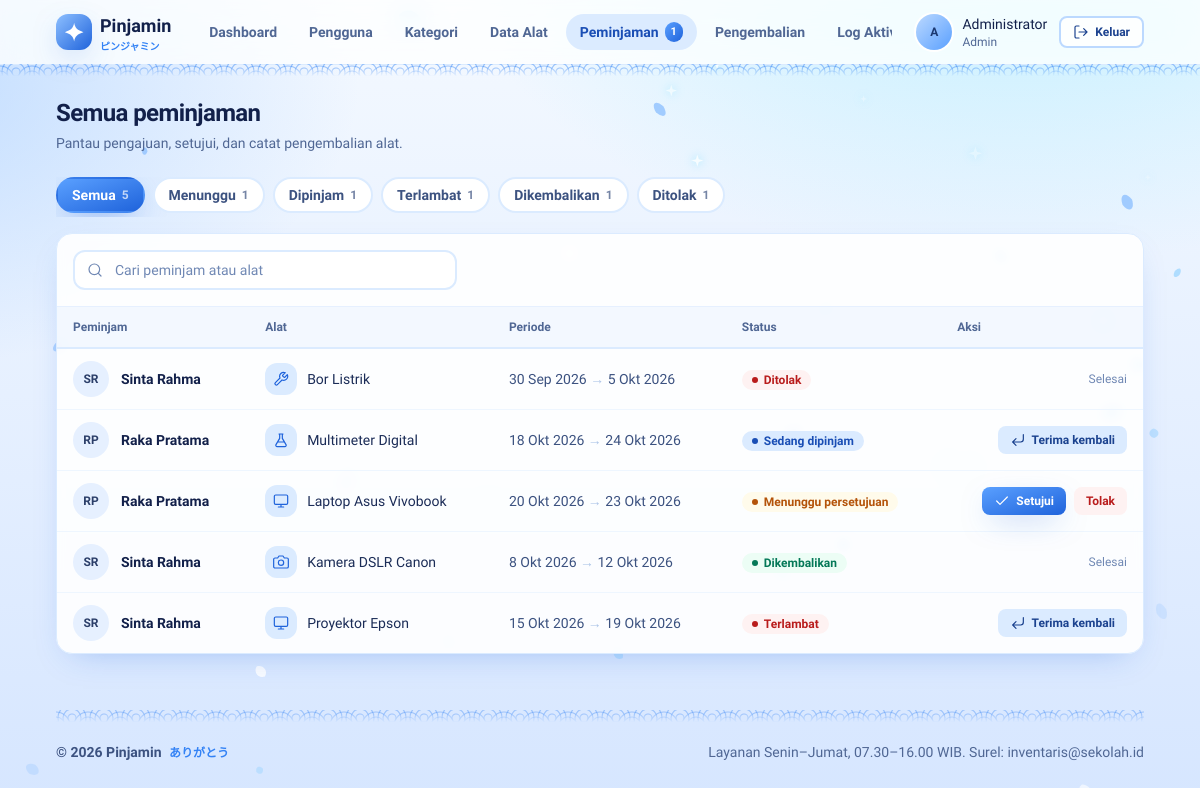
/admin/peminjaman.php (signed in), run on the app's committed database.
### tables this page shows
CREATE TABLE peminjaman (
  id_peminjaman INT(11) NOT NULL AUTO_INCREMENT,
  id_user INT(11) NOT NULL,
  id_alat INT(11) NOT NULL,
  tanggal_pinjam DATE NOT NULL,
  tanggal_kembali DATE NOT NULL,
  status INT(11) NOT NULL,
  persetujuan INT(11) NOT NULL,
  PRIMARY KEY (id_peminjaman),
  FOREIGN KEY (id_user) REFERENCES user(id_user),
  FOREIGN KEY (id_alat) REFERENCES alat(id_alat)
);

CREATE TABLE user (
  id_user INT(11) NOT NULL AUTO_INCREMENT,
  nama VARCHAR(255) NOT NULL,
  username VARCHAR(255) NOT NULL,
  password VARCHAR(255) NOT NULL,
  level ENUM('admin','petugas','peminjam') NOT NULL,
  PRIMARY KEY (id_user)
);

CREATE TABLE alat (
  id_alat INT(11) NOT NULL AUTO_INCREMENT,
  nama_alat VARCHAR(255) NOT NULL,
  id_kategori INT(11) NOT NULL,
  stok INT(11) NOT NULL,
  kondisi VARCHAR(255) NOT NULL,
  PRIMARY KEY (id_alat),
  FOREIGN KEY (id_kategori) REFERENCES kategori(id_kategori)
);

### admin/peminjaman.php (the view, shortened to what this page needs)
<?php
require_once '../includes/auth.php';
$filters = [
    'semua'        => ['Semua', ''],
    'menunggu'     => ['Menunggu', 'p.persetujuan = 0'],
    'dipinjam'     => ['Dipinjam', 'p.persetujuan = 1 AND p.status = 1 AND p.tanggal_kembali >= CURDATE()'],
    'terlambat'    => ['Terlambat', 'p.persetujuan = 1 AND p.status = 1 AND p.tanggal_kembali < CURDATE()'],
    'dikembalikan' => ['Dikembalikan', 'p.persetujuan = 1 AND p.status = 2'],
    'ditolak'      => ['Ditolak', 'p.persetujuan = 2'],
];
$filter = isset($_GET['filter']) && isset($filters[$_GET['filter']]) ? $_GET['filter'] : 'semua';
$sql = 'SELECT p.*, u.nama AS peminjam, a.nama_alat, a.id_kategori, k.nama_kategori
        FROM peminjaman p
        JOIN user u ON u.id_user = p.id_user
        JOIN alat a ON a.id_alat = p.id_alat
        JOIN kategori k ON k.id_kategori = a.id_kategori';
$sql .= ' ORDER BY p.id_peminjaman DESC';
$daftar = db_all($koneksi, $sql);
$jumlah = [];
foreach ($filters as $kode => $f) {
    $jumlah[$kode] = (int)db_val($koneksi, 'SELECT COUNT(*) FROM peminjaman p' . ($f[1] !== '' ? ' WHERE ' . $f[1] : ''));
}
require_once '../includes/header.php';
require_once '../includes/navbar.php';
?>
<div class="">
    <h2 class="text-2xl font-semibold text-zinc-900">Semua peminjaman</h2>
    <p class="mt-1 text-sm text-zinc-500">Pantau pengajuan, setujui, dan catat pengembalian alat.</p>
</div>
<div class="mt-6 flex gap-2 overflow-x-auto pb-1 scroll-thin">
    <?php foreach ($filters as $kode => $f): ?>
        <a href="<?= url('admin/peminjaman.php?filter=' . $kode) ?>" class="chip <?= $filter === $kode ? 'chip-on' : '' ?>">
            <?= e($f[0]) ?> <span class="text-xs opacity-70"><?= $jumlah[$kode] ?></span>
        </a>
    <?php endforeach; ?>
</div>
<div class="card mt-4 overflow-hidden">
    <div class="border-b border-zinc-100 p-4">
        <div class="relative max-w-sm">
            <span class="pointer-events-none absolute left-3.5 top-1/2 -translate-y-1/2 text-zinc-400"><?= icon('search', 'w-4 h-4') ?></span>
            <input type="search" class="input pl-10" placeholder="Cari peminjam atau alat" data-filter="#tbl-pinjam tbody tr" data-empty="#kosong-pinjam" aria-label="Cari peminjaman">
        </div>
    </div>
    <div class="overflow-x-auto scroll-thin">
        <table class="tbl" id="tbl-pinjam">
            <thead><tr><th>Peminjam</th><th>Alat</th><th>Periode</th><th>Status</th><th class="text-right">Aksi</th></tr></thead>
            <tbody>
            <?php foreach ($daftar as $r): ?>
                <tr>
                    <td>
                        <div class="flex items-center gap-3">
                            <span class="grid h-9 w-9 shrink-0 place-items-center rounded-full bg-zinc-100 text-xs font-semibold text-zinc-700"><?= e(inisial($r['peminjam'])) ?></span>
                            <span class="font-semibold text-zinc-900"><?= e($r['peminjam']) ?></span>
                        </div>
                    </td>
                    <td>
                        <div class="flex items-center gap-2.5">
                            <span class="grid h-8 w-8 shrink-0 place-items-center rounded-xl bg-accent-100 text-accent-600"><?= icon(kategori_ikon($r['nama_kategori']), 'w-4 h-4') ?></span>
                            <?= e($r['nama_alat']) ?>
                        </div>
                    </td>
                    <td class="whitespace-nowrap text-zinc-600"><?= tgl($r['tanggal_pinjam']) ?> <span class="text-zinc-300">→</span> <?= tgl($r['tanggal_kembali']) ?></td>
                    <td><?= badge_status($r) ?></td>
                    <td>
                        <div class="flex justify-end gap-2">
                            <?php if ((int)$r['persetujuan'] === 0): ?>
                                <form method="post"><?= csrf_field() ?><input type="hidden" name="aksi" value="setujui"><input type="hidden" name="id_peminjaman" value="<?= (int)$r['id_peminjaman'] ?>">
                                    <button class="btn btn-primary btn-sm"><?= icon('check', 'w-4 h-4') ?> Setujui</button></form>
                                <form method="post" data-confirm="Pengajuan <?= e($r['nama_alat']) ?> oleh <?= e($r['peminjam']) ?> akan ditolak." data-confirm-title="Tolak pengajuan?">
                                    <button class="btn btn-danger-soft btn-sm">Tolak</button></form>
                            <?php elseif ((int)$r['persetujuan'] === 1 && (int)$r['status'] === 1): ?>
                                <form method="post"><?= csrf_field() ?><input type="hidden" name="aksi" value="kembali"><input type="hidden" name="id_peminjaman" value="<?= (int)$r['id_peminjaman'] ?>">
                                    <button class="btn btn-soft btn-sm"><?= icon('return', 'w-4 h-4') ?> Terima kembali</button></form>
                            <?php else: ?>
                                <span class="text-xs text-zinc-400">Selesai</span>
                            <?php endif; ?>
                        </div>
                    </td>
                </tr>
            <?php endforeach; ?>
            </tbody>
        </table>
    </div>
</div>
<?php require_once '../includes/footer.php'; ?>

### config/koneksi.php (shortened to what this page needs)
<?php
function e($teks)
{
    return htmlspecialchars((string)$teks, ENT_QUOTES, 'UTF-8');
}
function url($path = '')
{
    return BASE_URL . '/' . ltrim($path, '/');
}
function db_query($k, $sql, $params = [])
{
    $st = $k->prepare($sql);
    $st->execute();
    return $st;
}
function db_all($k, $sql, $params = [])
{
    $st = db_query($k, $sql, $params);
    $hasil = $st->get_result()->fetch_all(MYSQLI_ASSOC);
    return $hasil;
}
function db_row($k, $sql, $params = [])
{
    $rows = db_all($k, $sql, $params);
    return $rows ? $rows[0] : null;
}
function db_val($k, $sql, $params = [])
{
    $row = db_row($k, $sql, $params);
    return $row ? array_values($row)[0] : null;
}
function tgl($tanggal)
{
    $bln = [1 => 'Jan', 'Feb', 'Mar', 'Apr', 'Mei', 'Jun', 'Jul', 'Agu', 'Sep', 'Okt', 'Nov', 'Des'];
    $t = strtotime($tanggal);
    return date('j', $t) . ' ' . $bln[(int)date('n', $t)] . ' ' . date('Y', $t);
}
function inisial($nama)
{
    $kata = preg_split('/\s+/', trim($nama));
    $hasil = '';
    foreach (array_slice($kata, 0, 2) as $k) {
        $hasil .= mb_strtoupper(mb_substr($k, 0, 1));
    }
    return $hasil ?: '?';
}
function status_info($r)
{
    if ((int)$r['persetujuan'] === 0) {
        return ['Menunggu persetujuan', 'amber'];
    }
    if ((int)$r['persetujuan'] === 2) {
        return ['Ditolak', 'red'];
    }
    if ((int)$r['status'] === 2) {
        return ['Dikembalikan', 'green'];
    }
    if ($r['tanggal_kembali'] < date('Y-m-d')) {
        return ['Terlambat', 'red'];
    }
    return ['Sedang dipinjam', 'blue'];
}
function badge($label, $nada = 'gray')
{
    return '<span class="badge badge-' . e($nada) . '"><i></i>' . e($label) . '</span>';
}
function badge_status($r)
{
    $s = status_info($r);
    return badge($s[0], $s[1]);
}
function kategori_ikon($nama)
{
    $n = strtolower($nama);
    if (strpos($n, 'elektro') !== false) return 'monitor';
    if (strpos($n, 'multi') !== false) return 'camera';
    if (strpos($n, 'praktik') !== false || strpos($n, 'bengkel') !== false) return 'tool';
    if (strpos($n, 'lab') !== false) return 'flask';
    return 'box';
}
function icon($nama, $kelas = 'w-5 h-5')
{
    $path = isset($d[$nama]) ? $d[$nama] : $d['box'];
    return '<svg class="' . e($kelas) . '" viewBox="0 0 24 24" fill="none" stroke="currentColor" stroke-width="1.8" stroke-linecap="round" stroke-linejoin="round" aria-hidden="true"><path d="' . $path . '"/></svg>';
}
    ob_start(); ?>

### includes/header.php (style rules this page uses)
body { background-color: #EAF3FF; background-image: radial-gradient(60rem 36rem at 85% -10%, rgba(125,227,255,.45), transparent 60%), radial-gradient(50rem 30rem at -10% 10%, rgba(142,192,255,.5), transparent 60%), linear-gradient(180deg, #F4F9FF 0%, #E3EEFF 60%, #D6E6FF 100%); background-attachment: fixed; min-height: 100vh; }
.js .masuk, .js main > * { opacity: 0; transform: translateY(14px); }
.js .tampil { opacity: 1; transform: none; transition: opacity .6s cubic-bezier(.2,.7,.2,1), transform .6s cubic-bezier(.2,.7,.2,1); transition-delay: var(--d, 0ms); }

### data on the page
peminjaman: id_user.nama "SR", id_user.nama "Sinta Rahma", id_alat.nama_alat "Bor Listrik", tanggal_pinjam "30 Sep 2026", tanggal_kembali "5 Okt 2026", label "Ditolak", persetujuan "Selesai"
peminjaman: id_user.nama "RP", id_user.nama "Raka Pratama", id_alat.nama_alat "Multimeter Digital", tanggal_pinjam "18 Okt 2026", tanggal_kembali "24 Okt 2026", label "Sedang dipinjam"
peminjaman: id_user.nama "RP", id_user.nama "Raka Pratama", id_alat.nama_alat "Laptop Asus Vivobook", tanggal_pinjam "20 Okt 2026", tanggal_kembali "23 Okt 2026", label "Menunggu persetujuan"
peminjaman: id_user.nama "SR", id_user.nama "Sinta Rahma", id_alat.nama_alat "Kamera DSLR Canon", tanggal_pinjam "8 Okt 2026", tanggal_kembali "12 Okt 2026", label "Dikembalikan", persetujuan "Selesai"
peminjaman: id_user.nama "SR", id_user.nama "Sinta Rahma", id_alat.nama_alat "Proyektor Epson", tanggal_pinjam "15 Okt 2026", tanggal_kembali "19 Okt 2026", label "Terlambat"

### other printed values
$m[1] "Dashboard"
$m[1] "Pengguna"
$m[1] "Kategori"
$m[1] "Data Alat"
$m[1] "Peminjaman"
$m[1] "Pengembalian"
$m[1] "Log…"
inisial($user['nama']) "A"
$user['nama'] "Administrator"
$user['level'] "Admin"
$f[0] "Semua"
$jumlah[$kode] "5"
$f[0] "Menunggu"
$jumlah[$kode] "1"
$f[0] "Dipinjam"
